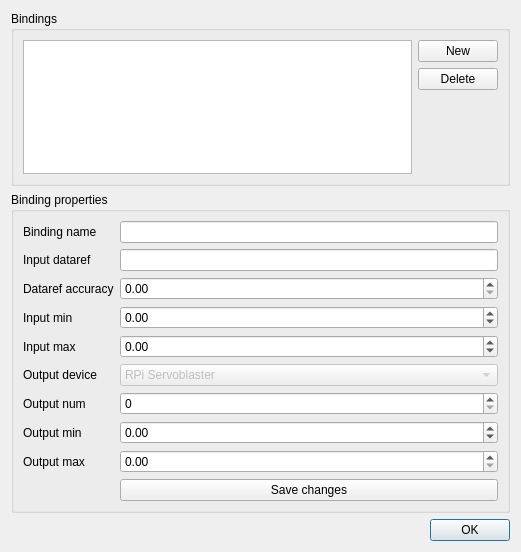
<?xml version="1.0" encoding="UTF-8"?>
<ui version="4.0">
 <class>HardwareDialog</class>
 <widget class="QDialog" name="HardwareDialog">
  <property name="geometry">
   <rect>
    <x>0</x>
    <y>0</y>
    <width>521</width>
    <height>552</height>
   </rect>
  </property>
  <property name="windowTitle">
   <string>Hardware devices</string>
  </property>
  <layout class="QVBoxLayout" name="verticalLayout_2">
   <item>
    <widget class="QGroupBox" name="groupBox">
     <property name="title">
      <string>Bindings</string>
     </property>
     <layout class="QHBoxLayout" name="horizontalLayout">
      <item>
       <widget class="QListWidget" name="bindingListWidget"/>
      </item>
      <item>
       <layout class="QVBoxLayout" name="verticalLayout">
        <item>
         <widget class="QPushButton" name="newBindingButton">
          <property name="text">
           <string>New</string>
          </property>
         </widget>
        </item>
        <item>
         <widget class="QPushButton" name="deleteBindingButton">
          <property name="text">
           <string>Delete</string>
          </property>
         </widget>
        </item>
        <item>
         <spacer name="verticalSpacer">
          <property name="orientation">
           <enum>Qt::Vertical</enum>
          </property>
          <property name="sizeHint" stdset="0">
           <size>
            <width>20</width>
            <height>40</height>
           </size>
          </property>
         </spacer>
        </item>
       </layout>
      </item>
     </layout>
    </widget>
   </item>
   <item>
    <widget class="QGroupBox" name="bindingPropertiesGroupBox">
     <property name="title">
      <string>Binding properties</string>
     </property>
     <layout class="QFormLayout" name="formLayout">
      <item row="1" column="0">
       <widget class="QLabel" name="label">
        <property name="text">
         <string>Input dataref</string>
        </property>
       </widget>
      </item>
      <item row="1" column="1">
       <widget class="QLineEdit" name="bindingRefNameEdit"/>
      </item>
      <item row="3" column="0">
       <widget class="QLabel" name="label_2">
        <property name="text">
         <string>Input min</string>
        </property>
       </widget>
      </item>
      <item row="4" column="0">
       <widget class="QLabel" name="label_3">
        <property name="text">
         <string>Input max</string>
        </property>
       </widget>
      </item>
      <item row="3" column="1">
       <widget class="QDoubleSpinBox" name="inputMinSpinbox">
        <property name="minimum">
         <double>-99999.000000000000000</double>
        </property>
        <property name="maximum">
         <double>99999.990000000005239</double>
        </property>
       </widget>
      </item>
      <item row="4" column="1">
       <widget class="QDoubleSpinBox" name="inputMaxSpinbox">
        <property name="minimum">
         <double>-99999.000000000000000</double>
        </property>
        <property name="maximum">
         <double>99999.000000000000000</double>
        </property>
       </widget>
      </item>
      <item row="6" column="0">
       <widget class="QLabel" name="label_4">
        <property name="text">
         <string>Output num</string>
        </property>
       </widget>
      </item>
      <item row="6" column="1">
       <widget class="QSpinBox" name="outputNumSpinbox"/>
      </item>
      <item row="7" column="0">
       <widget class="QLabel" name="label_5">
        <property name="text">
         <string>Output min</string>
        </property>
       </widget>
      </item>
      <item row="7" column="1">
       <widget class="QDoubleSpinBox" name="outputMinSpinbox">
        <property name="minimum">
         <double>-99999.000000000000000</double>
        </property>
        <property name="maximum">
         <double>99999.000000000000000</double>
        </property>
       </widget>
      </item>
      <item row="8" column="0">
       <widget class="QLabel" name="label_6">
        <property name="text">
         <string>Output max</string>
        </property>
       </widget>
      </item>
      <item row="8" column="1">
       <widget class="QDoubleSpinBox" name="outputMaxSpinbox"/>
      </item>
      <item row="5" column="0">
       <widget class="QLabel" name="label_7">
        <property name="text">
         <string>Output device</string>
        </property>
       </widget>
      </item>
      <item row="5" column="1">
       <widget class="QComboBox" name="outputDeviceComboBox">
        <property name="enabled">
         <bool>false</bool>
        </property>
        <item>
         <property name="text">
          <string>RPi Servoblaster</string>
         </property>
        </item>
       </widget>
      </item>
      <item row="0" column="0">
       <widget class="QLabel" name="label_8">
        <property name="text">
         <string>Binding name</string>
        </property>
       </widget>
      </item>
      <item row="0" column="1">
       <widget class="QLineEdit" name="bindingNameLineEdit"/>
      </item>
      <item row="9" column="1">
       <widget class="QPushButton" name="saveChangesButton">
        <property name="text">
         <string>Save changes</string>
        </property>
       </widget>
      </item>
      <item row="2" column="0">
       <widget class="QLabel" name="label_9">
        <property name="text">
         <string>Dataref accuracy</string>
        </property>
       </widget>
      </item>
      <item row="2" column="1">
       <widget class="QDoubleSpinBox" name="refAccuracySpinBox"/>
      </item>
     </layout>
    </widget>
   </item>
   <item>
    <widget class="QDialogButtonBox" name="buttonBox">
     <property name="orientation">
      <enum>Qt::Horizontal</enum>
     </property>
     <property name="standardButtons">
      <set>QDialogButtonBox::Ok</set>
     </property>
    </widget>
   </item>
  </layout>
 </widget>
 <resources/>
 <connections>
  <connection>
   <sender>buttonBox</sender>
   <signal>accepted()</signal>
   <receiver>HardwareDialog</receiver>
   <slot>accept()</slot>
   <hints>
    <hint type="sourcelabel">
     <x>248</x>
     <y>254</y>
    </hint>
    <hint type="destinationlabel">
     <x>157</x>
     <y>274</y>
    </hint>
   </hints>
  </connection>
  <connection>
   <sender>buttonBox</sender>
   <signal>rejected()</signal>
   <receiver>HardwareDialog</receiver>
   <slot>reject()</slot>
   <hints>
    <hint type="sourcelabel">
     <x>316</x>
     <y>260</y>
    </hint>
    <hint type="destinationlabel">
     <x>286</x>
     <y>274</y>
    </hint>
   </hints>
  </connection>
 </connections>
</ui>
